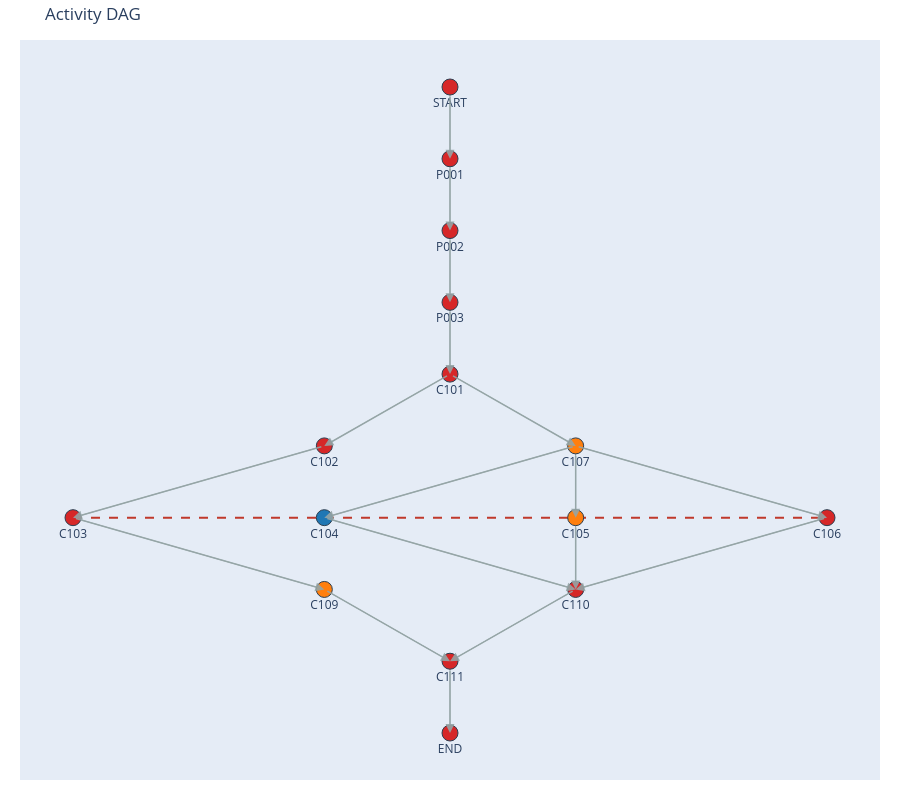

The cell this chart's notebook holds for it:
### Code cell
# DAG visualization
pert.plot_activity_dag(
    filename="dag_augmented_plotly.html",
    library="plotly",
    highlight="constrained",     # colour the resource-constrained chain
    layer_by="topo",             # stable topological ranks
    include_augmented_edges=True,
    show_unscheduled=False,
    show_edge_arrows=True,
)

### Figure 1 — Plotly figure (JSON) as saved in the notebook; plotly's stock layout.template omitted (floating-point values rounded to 4 significant figures)
{"data": [{"hoverinfo": "none", "line": {"color": "#95a5a6", "width": 1}, "mode": "lines", "type": "scatter", "x": [-0.6, -0.6, null, -0.6, -0.6, null, -0.6, -0.6, null, -0.6, -0.6, null, -0.6, -1.2, null, -0.6, 0, null, -1.2, -2.4, null, -2.4, -1.2, null, 0, -1.2, null, 0, 0, null, 0, 1.2, null, -1.2, 0, null, 0, 0, null, 1.2, 0, null, -1.2, -0.6, null, 0, -0.6, null, -0.6, -0.6, null], "y": [0, -1, null, -1, -2, null, -2, -3, null, -3, -4, null, -4, -5, null, -4, -5, null, -5, -6, null, -6, -7, null, -5, -6, null, -5, -6, null, -5, -6, null, -6, -7, null, -6, -7, null, -6, -7, null, -7, -8, null, -7, -8, null, -8, -9, null]}, {"hoverinfo": "none", "line": {"color": "#c0392b", "dash": "dash", "width": 2}, "mode": "lines", "name": "Augmented (→)", "type": "scatter", "x": [-2.4, 1.2, null], "y": [-6, -6, null]}, {"hoverinfo": "text", "hovertext": ["<b>START</b><br><b>Descr:</b> Outage start (anchor)<br><b>Duration:</b> 1.0 h<br><b>Delay:</b> 0.0 h<br><b>CPM:</b> ES=0.0, EF=1.0, LS=0.0, LF=1.0<br><b>Slack:</b> 0.0 h<br><b>Actual TF:</b> 0.00 h<br><b>Start:</b> 2025-09-01 00:00<br><b>End:</b> 2025-09-01 01:00<br><b>Location:</b> —<br><b>Chain flags:</b> CPM, Constrained, Zero TF actual<br><b>Resources:</b> None<br><b>Equipment:</b> None<br>", "<b>P001</b><br><b>Descr:</b> Outage mobilization — crew check-in, safety briefings, ALARA training, and radiation work permit preparation<br><b>Duration:</b> 4.0 h<br><b>Delay:</b> 0.0 h<br><b>CPM:</b> ES=1.0, EF=5.0, LS=1.0, LF=5.0<br><b>Slack:</b> 0.0 h<br><b>Actual TF:</b> 0.00 h<br><b>Start:</b> 2025-09-01 01:00<br><b>End:</b> 2025-09-01 05:00<br><b>Location:</b> —<br><b>Chain flags:</b> CPM, Constrained, Zero TF actual<br><b>Resources:</b> None<br><b>Equipment:</b> None<br>", "<b>P002</b><br><b>Descr:</b> Equipment, rigging, and scaffolding material staging — complete tool kit assembly for all containment work packages<br><b>Duration:</b> 20.0 h<br><b>Delay:</b> 0.0 h<br><b>CPM:</b> ES=5.0, EF=25.0, LS=5.0, LF=25.0<br><b>Slack:</b> 0.0 h<br><b>Actual TF:</b> 0.00 h<br><b>Start:</b> 2025-09-01 05:00<br><b>End:</b> 2025-09-02 01:00<br><b>Location:</b> —<br><b>Chain flags:</b> CPM, Constrained, Zero TF actual<br><b>Resources:</b> MECHANIC: 2<br><b>Equipment:</b> None<br>", "<b>P003</b><br><b>Descr:</b> Polar crane pre-operational check (exterior) — wire rope inspection, limit switch test, lubrication, and pre-lift rigging hardware setup<br><b>Duration:</b> 7.0 h<br><b>Delay:</b> 0.0 h<br><b>CPM:</b> ES=25.0, EF=32.0, LS=25.0, LF=32.0<br><b>Slack:</b> 0.0 h<br><b>Actual TF:</b> 0.00 h<br><b>Start:</b> 2025-09-02 01:00<br><b>End:</b> 2025-09-02 08:00<br><b>Location:</b> —<br><b>Chain flags:</b> CPM, Constrained, Zero TF actual<br><b>Resources:</b> MECHANIC: 2<br><b>Equipment:</b> None<br>", "<b>C101</b><br><b>Descr:</b> Containment access prep & initial radiation survey<br><b>Duration:</b> 6.0 h<br><b>Delay:</b> 0.0 h<br><b>CPM:</b> ES=32.0, EF=38.0, LS=32.0, LF=38.0<br><b>Slack:</b> 0.0 h<br><b>Actual TF:</b> 0.00 h<br><b>Start:</b> 2025-09-02 08:00<br><b>End:</b> 2025-09-02 14:00<br><b>Location:</b> LOC_CONTAINMENT<br><b>Chain flags:</b> CPM, Constrained, Zero TF actual<br><b>Resources:</b> HP_TECH: 2<br><b>Equipment:</b> None<br>", "<b>C102</b><br><b>Descr:</b> Polar crane pre-use inspection<br><b>Duration:</b> 8.0 h<br><b>Delay:</b> 0.0 h<br><b>CPM:</b> ES=38.0, EF=46.0, LS=38.0, LF=46.0<br><b>Slack:</b> 0.0 h<br><b>Actual TF:</b> 2.00 h<br><b>Start:</b> 2025-09-02 14:00<br><b>End:</b> 2025-09-02 22:00<br><b>Location:</b> LOC_CONTAINMENT<br><b>Chain flags:</b> CPM, Constrained<br><b>Resources:</b> MECHANIC: 2<br><b>Equipment:</b> EQ_POLAR_CRANE: 1<br>", "<b>C103</b><br><b>Descr:</b> Remove equipment hatch shielding (lift)<br><b>Duration:</b> 10.0 h<br><b>Delay:</b> 2.0 h<br><b>CPM:</b> ES=46.0, EF=56.0, LS=46.0, LF=56.0<br><b>Slack:</b> 0.0 h<br><b>Actual TF:</b> -10.00 h<br><b>Start:</b> 2025-09-03 00:00<br><b>End:</b> 2025-09-03 10:00<br><b>Location:</b> LOC_CONTAINMENT<br><b>Chain flags:</b> CPM, Constrained<br><b>Resources:</b> MECHANIC: 4<br><b>Equipment:</b> EQ_POLAR_CRANE: 1<br>", "<b>C107</b><br><b>Descr:</b> Install temporary scaffolding under containment dome<br><b>Duration:</b> 10.0 h<br><b>Delay:</b> 0.0 h<br><b>CPM:</b> ES=38.0, EF=48.0, LS=38.0, LF=48.0<br><b>Slack:</b> 0.0 h<br><b>Actual TF:</b> 0.00 h<br><b>Start:</b> 2025-09-02 14:00<br><b>End:</b> 2025-09-03 00:00<br><b>Location:</b> LOC_CONTAINMENT<br><b>Chain flags:</b> Zero TF actual<br><b>Resources:</b> MECHANIC: 3<br><b>Equipment:</b> None<br>", "<b>C104</b><br><b>Descr:</b> Containment liner visual inspection<br><b>Duration:</b> 8.0 h<br><b>Delay:</b> 0.0 h<br><b>CPM:</b> ES=48.0, EF=56.0, LS=52.0, LF=60.0<br><b>Slack:</b> 4.0 h<br><b>Actual TF:</b> 14.00 h<br><b>Start:</b> 2025-09-03 00:00<br><b>End:</b> 2025-09-03 08:00<br><b>Location:</b> LOC_CONTAINMENT<br><b>Chain flags:</b> —<br><b>Resources:</b> HP_TECH: 2<br><b>Equipment:</b> None<br>", "<b>C105</b><br><b>Descr:</b> ECCS injection header inspection (inside containment)<br><b>Duration:</b> 12.0 h<br><b>Delay:</b> 10.0 h<br><b>CPM:</b> ES=48.0, EF=60.0, LS=48.0, LF=60.0<br><b>Slack:</b> 0.0 h<br><b>Actual TF:</b> 0.00 h<br><b>Start:</b> 2025-09-03 10:00<br><b>End:</b> 2025-09-03 22:00<br><b>Location:</b> LOC_CONTAINMENT<br><b>Chain flags:</b> Zero TF actual<br><b>Resources:</b> MECHANIC: 3<br><b>Equipment:</b> None<br>", "<b>C106</b><br><b>Descr:</b> Containment sump strainer inspection<br><b>Duration:</b> 10.0 h<br><b>Delay:</b> 0.0 h<br><b>CPM:</b> ES=48.0, EF=58.0, LS=50.0, LF=60.0<br><b>Slack:</b> 2.0 h<br><b>Actual TF:</b> 12.00 h<br><b>Start:</b> 2025-09-03 00:00<br><b>End:</b> 2025-09-03 10:00<br><b>Location:</b> LOC_CONTAINMENT<br><b>Chain flags:</b> Constrained<br><b>Resources:</b> MECHANIC: 2<br><b>Equipment:</b> None<br>", "<b>C109</b><br><b>Descr:</b> Restore equipment hatch shielding (lift)<br><b>Duration:</b> 10.0 h<br><b>Delay:</b> 12.0 h<br><b>CPM:</b> ES=56.0, EF=66.0, LS=56.0, LF=66.0<br><b>Slack:</b> 0.0 h<br><b>Actual TF:</b> 0.00 h<br><b>Start:</b> 2025-09-03 22:00<br><b>End:</b> 2025-09-04 08:00<br><b>Location:</b> LOC_CONTAINMENT<br><b>Chain flags:</b> CPM, Zero TF actual<br><b>Resources:</b> MECHANIC: 4<br><b>Equipment:</b> EQ_POLAR_CRANE: 1<br>", "<b>C110</b><br><b>Descr:</b> Final radiological survey & release of containment work area<br><b>Duration:</b> 6.0 h<br><b>Delay:</b> 0.0 h<br><b>CPM:</b> ES=60.0, EF=66.0, LS=60.0, LF=66.0<br><b>Slack:</b> 0.0 h<br><b>Actual TF:</b> 4.00 h<br><b>Start:</b> 2025-09-03 22:00<br><b>End:</b> 2025-09-04 04:00<br><b>Location:</b> LOC_CONTAINMENT<br><b>Chain flags:</b> Constrained<br><b>Resources:</b> HP_TECH: 2<br><b>Equipment:</b> None<br>", "<b>C111</b><br><b>Descr:</b> Containment close-out verification<br><b>Duration:</b> 4.0 h<br><b>Delay:</b> 0.0 h<br><b>CPM:</b> ES=66.0, EF=70.0, LS=66.0, LF=70.0<br><b>Slack:</b> 0.0 h<br><b>Actual TF:</b> 0.00 h<br><b>Start:</b> 2025-09-04 08:00<br><b>End:</b> 2025-09-04 12:00<br><b>Location:</b> LOC_CONTAINMENT<br><b>Chain flags:</b> CPM, Constrained, Zero TF actual<br><b>Resources:</b> MECHANIC: 2<br><b>Equipment:</b> None<br>", "<b>END</b><br><b>Descr:</b> Outage completion (anchor)<br><b>Duration:</b> 1.0 h<br><b>Delay:</b> 0.0 h<br><b>CPM:</b> ES=70.0, EF=71.0, LS=70.0, LF=71.0<br><b>Slack:</b> 0.0 h<br><b>Actual TF:</b> 0.00 h<br><b>Start:</b> 2025-09-04 12:00<br><b>End:</b> 2025-09-04 13:00<br><b>Location:</b> —<br><b>Chain flags:</b> CPM, Constrained, Zero TF actual<br><b>Resources:</b> None<br><b>Equipment:</b> None<br>"], "marker": {"color": ["#d62728", "#d62728", "#d62728", "#d62728", "#d62728", "#d62728", "#d62728", "#ff7f0e", "#1f77b4", "#ff7f0e", "#d62728", "#ff7f0e", "#d62728", "#d62728", "#d62728"], "line": {"color": "#2c3e50", "width": 1}, "size": 16}, "mode": "markers+text", "name": "Activities", "text": ["START", "P001", "P002", "P003", "C101", "C102", "C103", "C107", "C104", "C105", "C106", "C109", "C110", "C111", "END"], "textposition": "bottom center", "type": "scatter", "x": [-0.6, -0.6, -0.6, -0.6, -0.6, -1.2, -2.4, 0, -1.2, 0, 1.2, -1.2, 0, -0.6, -0.6], "y": [0, -1, -2, -3, -4, -5, -6, -5, -6, -6, -6, -7, -7, -8, -9]}], "layout": {"annotations": [{"arrowcolor": "#95a5a6", "arrowhead": 2, "arrowsize": 1.2, "arrowwidth": 1.5, "ax": -0.6, "axref": "x", "ay": 0, "ayref": "y", "opacity": 0.9, "showarrow": true, "x": -0.6, "xref": "x", "y": -1, "yref": "y"}, {"arrowcolor": "#95a5a6", "arrowhead": 2, "arrowsize": 1.2, "arrowwidth": 1.5, "ax": -0.6, "axref": "x", "ay": -1, "ayref": "y", "opacity": 0.9, "showarrow": true, "x": -0.6, "xref": "x", "y": -2, "yref": "y"}, {"arrowcolor": "#95a5a6", "arrowhead": 2, "arrowsize": 1.2, "arrowwidth": 1.5, "ax": -0.6, "axref": "x", "ay": -2, "ayref": "y", "opacity": 0.9, "showarrow": true, "x": -0.6, "xref": "x", "y": -3, "yref": "y"}, {"arrowcolor": "#95a5a6", "arrowhead": 2, "arrowsize": 1.2, "arrowwidth": 1.5, "ax": -0.6, "axref": "x", "ay": -3, "ayref": "y", "opacity": 0.9, "showarrow": true, "x": -0.6, "xref": "x", "y": -4, "yref": "y"}, {"arrowcolor": "#95a5a6", "arrowhead": 2, "arrowsize": 1.2, "arrowwidth": 1.5, "ax": -0.6, "axref": "x", "ay": -4, "ayref": "y", "opacity": 0.9, "showarrow": true, "x": -1.2, "xref": "x", "y": -5, "yref": "y"}, {"arrowcolor": "#95a5a6", "arrowhead": 2, "arrowsize": 1.2, "arrowwidth": 1.5, "ax": -0.6, "axref": "x", "ay": -4, "ayref": "y", "opacity": 0.9, "showarrow": true, "x": 0, "xref": "x", "y": -5, "yref": "y"}, {"arrowcolor": "#95a5a6", "arrowhead": 2, "arrowsize": 1.2, "arrowwidth": 1.5, "ax": -1.2, "axref": "x", "ay": -5, "ayref": "y", "opacity": 0.9, "showarrow": true, "x": -2.4, "xref": "x", "y": -6, "yref": "y"}, {"arrowcolor": "#95a5a6", "arrowhead": 2, "arrowsize": 1.2, "arrowwidth": 1.5, "ax": -2.4, "axref": "x", "ay": -6, "ayref": "y", "opacity": 0.9, "showarrow": true, "x": -1.2, "xref": "x", "y": -7, "yref": "y"}, {"arrowcolor": "#95a5a6", "arrowhead": 2, "arrowsize": 1.2, "arrowwidth": 1.5, "ax": 0, "axref": "x", "ay": -5, "ayref": "y", "opacity": 0.9, "showarrow": true, "x": -1.2, "xref": "x", "y": -6, "yref": "y"}, {"arrowcolor": "#95a5a6", "arrowhead": 2, "arrowsize": 1.2, "arrowwidth": 1.5, "ax": 0, "axref": "x", "ay": -5, "ayref": "y", "opacity": 0.9, "showarrow": true, "x": 0, "xref": "x", "y": -6, "yref": "y"}, {"arrowcolor": "#95a5a6", "arrowhead": 2, "arrowsize": 1.2, "arrowwidth": 1.5, "ax": 0, "axref": "x", "ay": -5, "ayref": "y", "opacity": 0.9, "showarrow": true, "x": 1.2, "xref": "x", "y": -6, "yref": "y"}, {"arrowcolor": "#95a5a6", "arrowhead": 2, "arrowsize": 1.2, "arrowwidth": 1.5, "ax": -1.2, "axref": "x", "ay": -6, "ayref": "y", "opacity": 0.9, "showarrow": true, "x": 0, "xref": "x", "y": -7, "yref": "y"}, {"arrowcolor": "#95a5a6", "arrowhead": 2, "arrowsize": 1.2, "arrowwidth": 1.5, "ax": 0, "axref": "x", "ay": -6, "ayref": "y", "opacity": 0.9, "showarrow": true, "x": 0, "xref": "x", "y": -7, "yref": "y"}, {"arrowcolor": "#95a5a6", "arrowhead": 2, "arrowsize": 1.2, "arrowwidth": 1.5, "ax": 1.2, "axref": "x", "ay": -6, "ayref": "y", "opacity": 0.9, "showarrow": true, "x": 0, "xref": "x", "y": -7, "yref": "y"}, {"arrowcolor": "#95a5a6", "arrowhead": 2, "arrowsize": 1.2, "arrowwidth": 1.5, "ax": -1.2, "axref": "x", "ay": -7, "ayref": "y", "opacity": 0.9, "showarrow": true, "x": -0.6, "xref": "x", "y": -8, "yref": "y"}, {"arrowcolor": "#95a5a6", "arrowhead": 2, "arrowsize": 1.2, "arrowwidth": 1.5, "ax": 0, "axref": "x", "ay": -7, "ayref": "y", "opacity": 0.9, "showarrow": true, "x": -0.6, "xref": "x", "y": -8, "yref": "y"}, {"arrowcolor": "#95a5a6", "arrowhead": 2, "arrowsize": 1.2, "arrowwidth": 1.5, "ax": -0.6, "axref": "x", "ay": -8, "ayref": "y", "opacity": 0.9, "showarrow": true, "x": -0.6, "xref": "x", "y": -9, "yref": "y"}], "height": 800, "margin": {"b": 20, "l": 20, "r": 20, "t": 40}, "showlegend": false, "title": {"text": "Activity DAG"}, "xaxis": {"showgrid": false, "showticklabels": false, "zeroline": false}, "yaxis": {"showgrid": false, "showticklabels": false, "zeroline": false}}}
